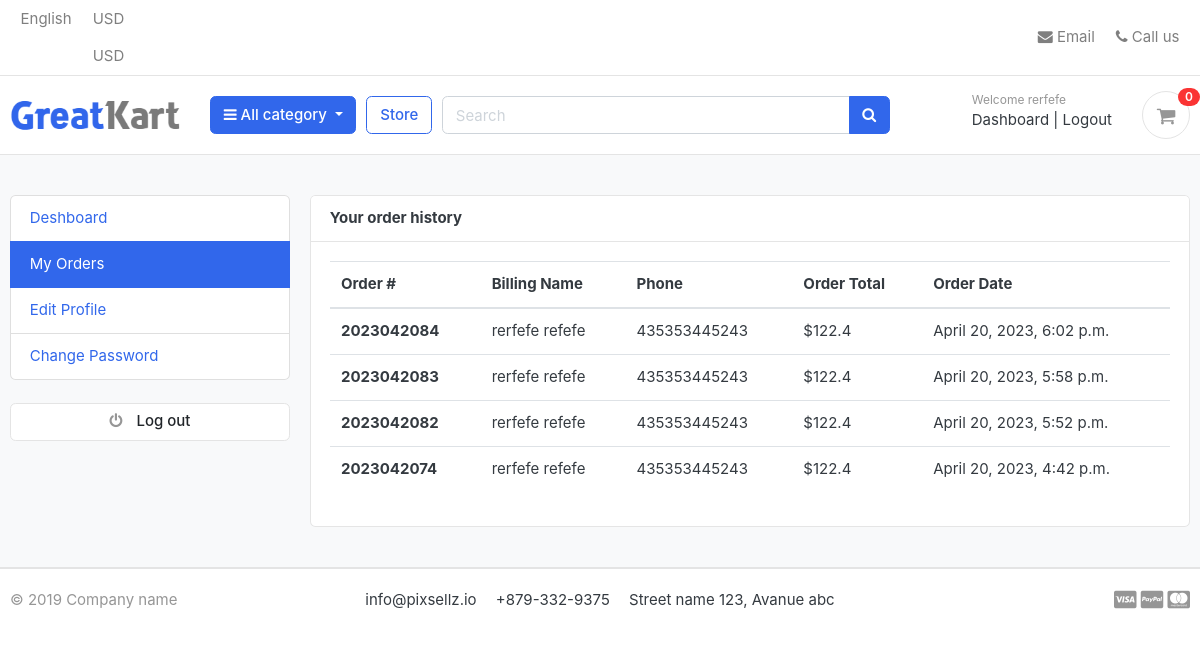
/accounts/my_orders/ (signed in), run on an earlier commit of the app's database.
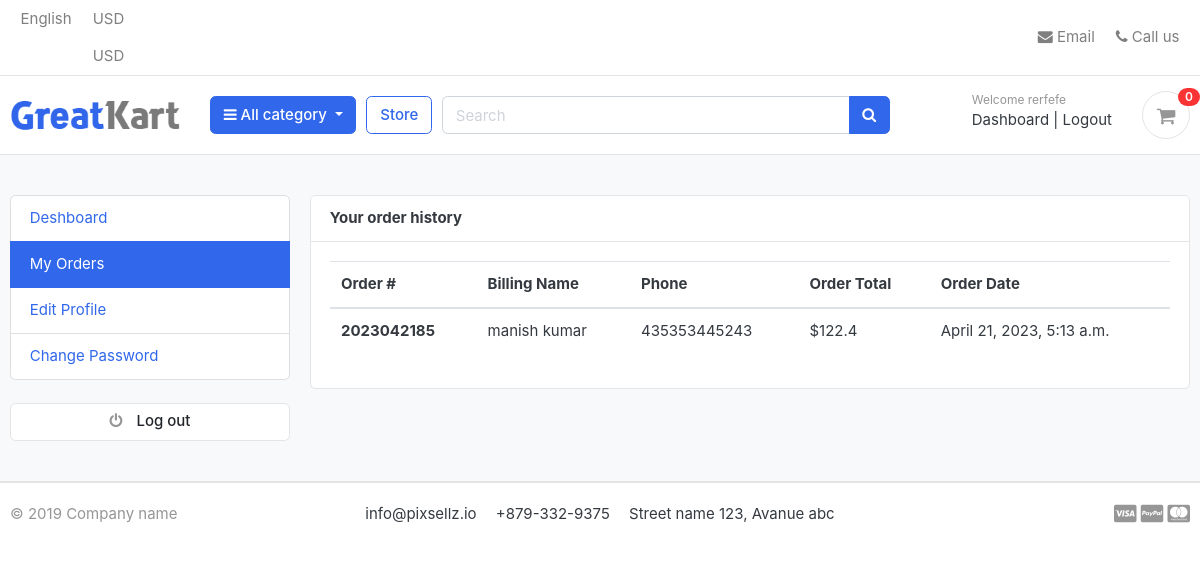
And on a later commit of the database.
### accounts/models.py (models this page shows, shortened)
class Account(AbstractBaseUser):
    first_name      = models.CharField(max_length=50)
    last_name       = models.CharField(max_length=50)
    username        = models.CharField(max_length=50, unique=True)
    email           = models.EmailField(max_length=100, unique=True)
    phone_number    = models.CharField(max_length=50)
    date_joined     = models.DateTimeField(auto_now_add=True)
    last_login      = models.DateTimeField(auto_now_add=True)
    is_admin        = models.BooleanField(default=False)
    is_staff        = models.BooleanField(default=False)
    is_active        = models.BooleanField(default=False)
    is_superadmin        = models.BooleanField(default=False)
    USERNAME_FIELD = 'email'
    REQUIRED_FIELDS = ['username', 'first_name', 'last_name']
    objects = MyAccountManager()

### orders/models.py (models this page shows, shortened)
class Order(models.Model):
    STATUS = (
        ('New', 'New'),
        ('Accepted', 'Accepted'),
        ('Completed', 'Completed'),
        ('Cancelled', 'Cancelled')
    )
    user = models.ForeignKey(Account, on_delete=models.SET_NULL, null=True)
    payment = models.ForeignKey(Payment, on_delete=models.SET_NULL , blank=True, null=True)
    order_number = models.CharField(max_length=20)
    first_name = models.CharField(max_length=50)
    last_name = models.CharField(max_length=50)
    phone = models.CharField(max_length=15)
    email = models.EmailField(max_length=50)
    address_line_1 = models.CharField(max_length=50)
    address_line_2 = models.CharField(max_length=50 , blank=True)
    country = models.CharField(max_length=50)
    state = models.CharField(max_length=50)
    city = models.CharField(max_length=50)
    order_note = models.CharField(max_length=100, blank=True)
    order_total = models.FloatField()
    tax = models.FloatField()
    status = models.CharField(max_length=10, choices=STATUS, default='New')
    ip = models.CharField(blank=True, max_length=20)
    is_ordered = models.BooleanField(default=False)
    created_at = models.DateTimeField(auto_now_add=True)
    updated_at = models.DateTimeField(auto_now=True)
    def full_name(self):
        return f'{self.first_name} {self.last_name}'

### accounts/views.py (the view)
# urls.py: path('my_orders/' , views.my_orders , name='my_orders'),
def my_orders(request):
    orders = Order.objects.filter(user = request.user , is_ordered=True).order_by('-created_at')
    context = {
        'orders':orders
    }
    return render(request , 'accounts/my_orders.html' , context)

### carts/context_processors.py (called while the page is built)
def counter(request):
    cart_count = 0
    if 'admin' in request.path:
        return {}
    else:
        try:
            cart = Cart.objects.filter(cart_id=_cart_id(request))
            if request.user.is_authenticated:
                cart_items = CartItem.objects.all().filter(user=request.user)
            else:
                cart_items = CartItem.objects.all().filter(cart=cart[:1])
            for cart_item in cart_items:
                cart_count += cart_item.quantity
        except Cart.DoesNotExist:
            cart_count = 0
    return dict(cart_count= cart_count)

### carts/views.py (called while the page is built)
def _cart_id(request):
    cart = request.session.session_key
    if not cart:
        cart = request.session.create()
    return cart

### category/context_processors.py (called while the page is built)
def menu_links(request):
    links = Category.objects.all()
    return dict(links = links)

### category/models.py (called while the page is built)
    def get_url(self):
        return reverse('products_by_category', args=[self.slug])

### templates/accounts/my_orders.html (shortened to what this page needs)
{% extends 'base.html' %}
{% block content %}
<section class="section-conten padding-y bg">
    <div class="container">
        <div class="row">
        {% include 'includes/deshboard_sidebar.html'%}
        <main class="col-md-9">
            <article class="card">
            <header class="card-header">
                <strong class="d-inline-block mr-3">Your order history</strong>
            </header>
            <div class="card-body">
                <div class="row">
                    <div class="col-md-12">
                        <table class="table table-hover">
                            <thead>
                              <tr>
                                <th scope="col">Order #</th>
                                <th scope="col">Billing Name</th>
                                <th scope="col">Phone</th>
                                <th scope="col">Order Total</th>
                                <th scope="col">Order Date</th>
                              </tr>
                            </thead>
                            <tbody>
                                {% for order in orders %}
                              <tr>
                                <th scope="row">{{order.order_number}}</th>
                                <td>{{order.full_name}}</td>
                                <td>{{order.phone}}</td>
                                <td>${{order.order_total}}</td>
                                <td>{{order.created_at}}</td>
                              </tr>
                              {% endfor %}
                            </tbody>
                          </table>
                    </div>
                </div>
            </div>
            </article>
        </main>
    </div>
    </div>
    </section>
{% endblock %}

### templates/base.html (shortened to what this page needs)
{% load static %}
<!DOCTYPE HTML>
<html lang="en">
<head>
<link href="{% static 'css/bootstrap.css' %}" rel="stylesheet" type="text/css"/>
<link href="{% static 'fonts/fontawesome/css/all.min.css' %}" type="text/css" rel="stylesheet">
<link href="{% static 'css/ui.css' %}" rel="stylesheet" type="text/css"/>
<link href="{% static 'css/responsive.css' %}" rel="stylesheet" media="only screen and (max-width: 1200px)" />
<link href="{% static 'css/custom.css' %}" rel="stylesheet" type="text/css"/>
<link rel="stylesheet" href="https://cdnjs.cloudflare.com/ajax/libs/font-awesome/4.7.0/css/font-awesome.min.css">
</head>
<body>
    {% include 'includes/navbar.html' %}
    {% block content %}
    {% endblock %}
{% include 'includes/footer.html' %}
</body>
</html>

### templates/includes/navbar.html (shortened to what this page needs)
{% load static %}
<header class="section-header">
    <nav class="navbar p-md-0 navbar-expand-sm navbar-light border-bottom">
    <div class="container">
      <div class="collapse navbar-collapse" id="navbarTop4">
        <ul class="navbar-nav mr-auto">
            <li class="nav-item dropdown">
                 <a href="#" class="nav-link">   English </a>
            </li>
            <li class="nav-item dropdown">
                <a href="#" class="nav-link"> USD </a>
                <a href="#" class="nav-link"> USD </a>
            </li>
        </ul>
        <ul class="navbar-nav">
            <li><a href="#" class="nav-link"> <i class="fa fa-envelope"></i> Email </a></li>
            <li><a href="#" class="nav-link"> <i class="fa fa-phone"></i> Call us </a></li>
        </ul>
      </div>
    </div>
    </nav>
    <section class="header-main border-bottom">
        <div class="container">
    <div class="row align-items-center">
        <div class="col-lg-2 col-md-3 col-6">
            <a href="{% url 'home' %}" class="brand-wrap">
                <img class="logo" src="{% static './images/logo.png' %}">
            </a>
        </div>
        <div class="col-lg col-sm col-md col-6 flex-grow-0">
            <div class="category-wrap dropdown d-inline-block float-right">
                <button type="button" class="btn btn-primary dropdown-toggle" data-toggle="dropdown">
                    <i class="fa fa-bars"></i> All category
                </button>
            </div>
        </div>
        <a href="{% url 'store' %}" class="btn btn-outline-primary">Store</a>
        <div class="col-lg  col-md-6 col-sm-12 col">
            <form action="{% url 'search' %}" class="search" method='GET' >
                <div class="input-group w-100">
                    <input type="text" class="form-control" style="width:60%;" placeholder="Search" name="keyword">
                    <div class="input-group-append">
                      <button class="btn btn-primary" type="submit">
                        <i class="fa fa-search"></i>
                      </button>
                    </div>
                </div>
            </form>
        </div>
        <div class="col-lg-3 col-sm-6 col-8 order-2 order-lg-3">
                    <div class="d-flex justify-content-end mb-3 mb-lg-0">
                        {% if user.id is  None %}
                        <div class="widget-header">
                            <small class="title text-muted">Welcome guest!</small>
                            <div>
                                <a href="{% url 'login'%}">Sign in</a> <span class="dark-transp"> | </span>
                                <a href="{% url 'register'%}"> Register</a>
                            </div>
                        </div>
                        {% else %}
                        <div class="widget-header">
                            <small class="title text-muted">Welcome {{ user.first_name }}</small>
                            <div>
                                <a href="{% url 'deshboard' %}">Dashboard</a> <span class="dark-transp"> | </span>
                                <a href="{% url 'logout' %}"> Logout</a>
                            </div>
                        </div>
                        {% endif %}
                        <a href="{% url 'cart' %}" class="widget-header pl-3 ml-3">
                            <div class="icon icon-sm rounded-circle border"><i class="fa fa-shopping-cart"></i></div>
                            <span class="badge badge-pill badge-danger notify">{{ cart_count }}</span>
                        </a>
                    </div>
                </div>
    </div>
        </div>
    </section>
    </header>

### templates/includes/deshboard_sidebar.html
<aside class="col-md-3">
    <ul class="list-group">
        <a class="list-group-item {% if '/accounts/' == request.path %}active{% endif %}" href="{% url 'deshboard' %}"> Deshboard </a>
        <a class="list-group-item {% if '/my_orders/' in request.path %}active{% endif %}" href="{% url 'my_orders' %}"> My Orders </a>
        <a class="list-group-item {% if '/edit_profile/' in request.path %}active{% endif %}" href="{% url 'edit_profile'%}"> Edit Profile </a>
        <a class="list-group-item" href="#"> Change Password </a>
    </ul>
    <br>
    <a class="btn btn-light btn-block" href="{% url 'logout'%}"> <i class="fa fa-power-off"></i> <span class="text">Log out</span> </a>
</aside>

### templates/includes/footer.html
<footer class="section-footer border-top">
	<div class="container">
		<section class="footer-bottom border-top row">
			<div class="col-md-2">
				<p class="text-muted"> &copy 2019 Company name </p>
			</div>
			<div class="col-md-8 text-md-center">
				<span  class="px-2">info@pixsellz.io</span>
				<span  class="px-2">+879-332-9375</span>
				<span  class="px-2">Street name 123, Avanue abc</span>
			</div>
			<div class="col-md-2 text-md-right text-muted">
				<i class="fab fa-lg fa-cc-visa"></i>
				<i class="fab fa-lg fa-cc-paypal"></i>
				<i class="fab fa-lg fa-cc-mastercard"></i>
			</div>
		</section>
	</div>
</footer>

### static/css/ui.css (style rules this page uses)
html { font-family: "Inter", sans-serif; font-size: 15px; }
.icon-xs, .icon-sm, .icon-md, .icon-lg { display: inline-block; text-align: center; flex-shrink: 0; flex-grow: 0; }
.icon-sm { width: 48px; height: 48px; line-height: 48px !important; font-size: 20px; }
.padding-y { padding-top: 40px; padding-bottom: 40px; }
article:after, .form-group:after { display: block; clear: both; content: ""; }
.bg { background-color: #f8f9fa; }
p:last-child { margin-bottom: 0; }
.header-main { position: relative; padding-top: 1rem; padding-bottom: 1rem; }
.brand-wrap .logo, .navbar-brand .logo { margin-right: 7px; max-height: 42px; display: inline-block; }
.widget-header { display: inline-block; vertical-align: middle; position: relative; }
.widget-header a { color: #343a40; }
.widget-header i { color: #969696; }
.widget-header .title { display: block; }
.widget-header .notify { position: absolute; top: -3px; right: -10px; }
.footer-bottom { padding-top: 20px; padding-bottom: 20px; }
.btn-light { background-color: #fff; border-color: #e4e4e4; }
.btn-light i { color: #969696; }
.btn i + .text { margin-left: 10px; }
.notify { position: absolute; top: -4px; right: -10px; display: inline-block; padding: 0.25em 0.6em; font-size: 12px; line-height: 1; text-align: center; border-radius: 3rem; color: #fff; background-color: #fa3434; }

What changed in the data, as far as the page shows it:
removed Order: order_number "2023042084", full_name "rerfefe refefe", phone "435353445243", order_total "122.4", created_at "April 20, 2023, 6:02 p.m."
removed Order: order_number "2023042083", full_name "rerfefe refefe", phone "435353445243", order_total "122.4", created_at "April 20, 2023, 5:58 p.m."
removed Order: order_number "2023042082", full_name "rerfefe refefe", phone "435353445243", order_total "122.4", created_at "April 20, 2023, 5:52 p.m."
removed Order: order_number "2023042074", full_name "rerfefe refefe", phone "435353445243", order_total "122.4", created_at "April 20, 2023, 4:42 p.m."
added Order: order_number "2023042185", full_name "manish kumar", phone "435353445243", order_total "122.4", created_at "April 21, 2023, 5:13 a.m."
